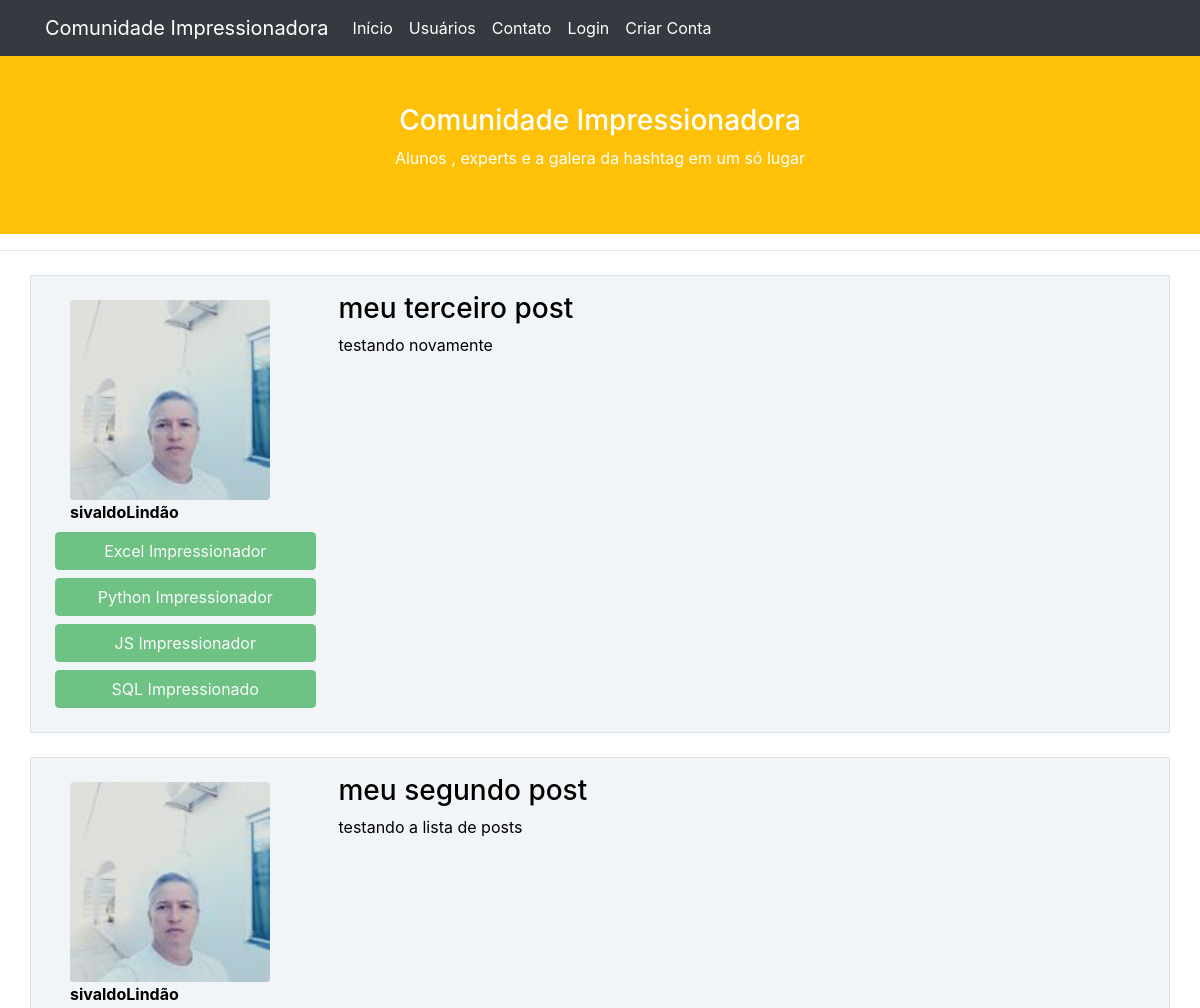
Before: / (upper part) with the older database file.
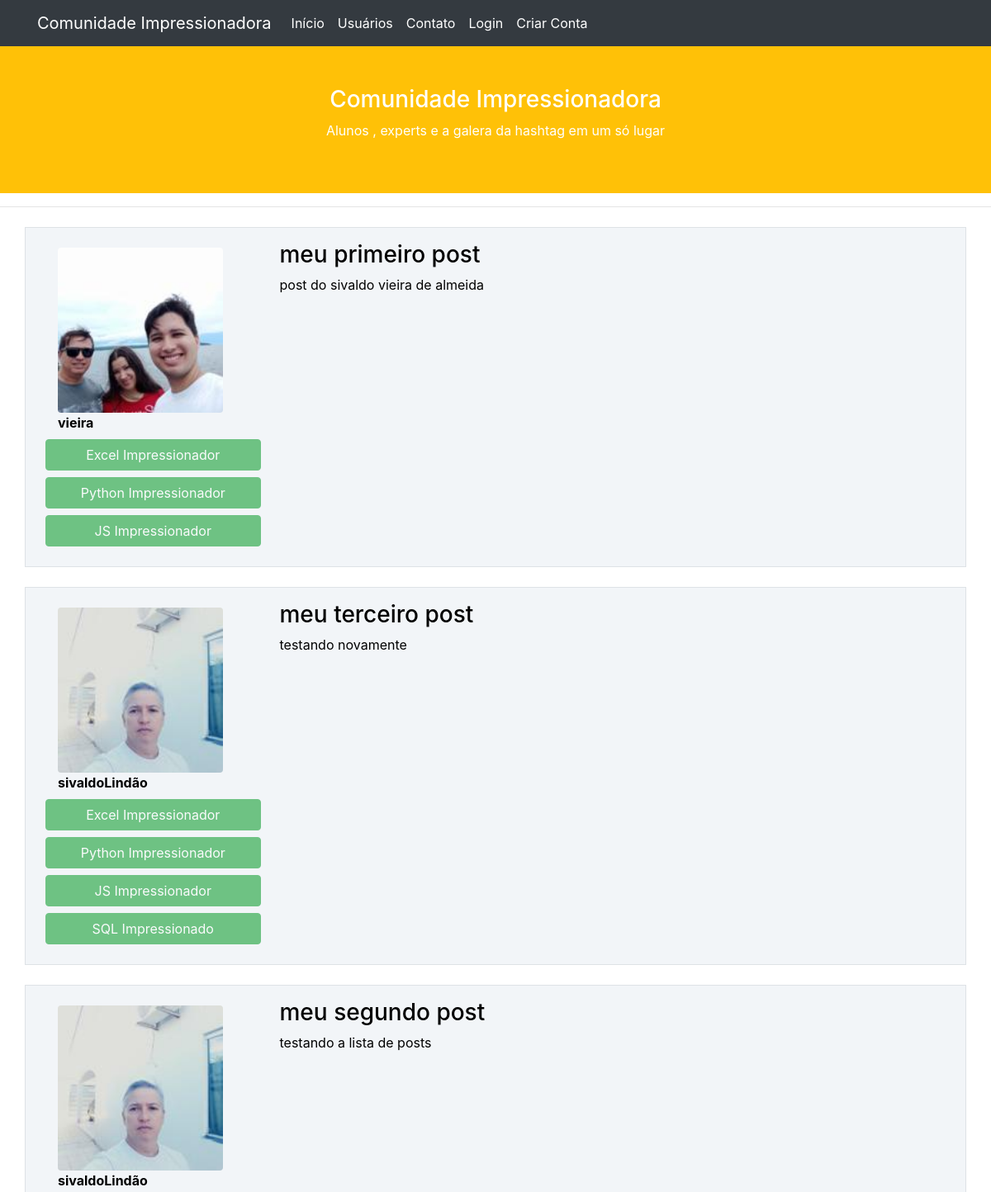
After: the same page with the newer database file.
### comunidadeimpressionadora/models.py (models this page shows)
class Post(database.Model):
     id = database.Column(database.Integer, primary_key=True)
     titulo =  database.Column(database.String, nullable=False)
     corpo =  database.Column(database.Text, nullable=False)
     data_criacao =  database.Column(database.DateTime, nullable=False, default=datetime.now)
     id_usuario = database.Column(database.Integer,
                                  database.ForeignKey('usuarios.id'),
                                  nullable=False)#relacao desta tabela com de Usuario

class Usuarios(database.Model, UserMixin):
    id = database.Column(database.Integer, primary_key=True)
    username = database.Column(database.String, nullable=False)
    email = database.Column(database.String, nullable=False, unique=True)
    senha = database.Column(database.String(80), nullable=False)
    foto_perfil = database.Column(database.String, default='default.jpg')
    posts = database.relationship('Post', backref='autor', lazy=True)
    cursos = database.Column(database.String, nullable=False, default='Não Informado')

### comunidadeimpressionadora/routes.py (the view)
@app.route('/')   #pagina de inicio
def home():
    posts = Post.query.order_by(Post.id.desc())#ordena os posts em ordem decrescente
    return render_template('home.html', posts=posts)#envia os posts  para pagina home.html

### comunidadeimpressionadora/templates/home.html
{% extends 'base.html' %}
{% block body %}
<div class="container-fluid p-5 bg-warning text-white text-center">
  <h3>Comunidade Impressionadora</h3>
  <p>Alunos , experts e a galera da hashtag em um só lugar</p>
</div>
<hr>
<div class="container mt-3">
       {% for post in posts %}
     <div class="row  border mt-4 p-3 meupost">
        <div class="col col-3  ">
              <div class="image p-2">
                  <img src="{{ url_for('static', filename='fotos_perfil/{}'.format(post.autor.foto_perfil)) }}" class="rounded" width="200" >
                    <strong>{{ post.autor.username }}</strong>
                  <div class="row justify-content-center">
                        {% for curso in post.autor.cursos.split(';') %}
                             <button type="button" class="btn btn-success mt-2 btn-block" disabled>{{ curso }}</button>
                        {% endfor %}
                </div>
              </div>
        </div>
        <div class="col col-9" >
            <h3>{{ post.titulo }}</h3>
            <p>{{ post.corpo }}</p>
        </div>
    </div>
      {% endfor %}
</div>
{% endblock %}

### comunidadeimpressionadora/templates/base.html (shortened to what this page needs)
<!DOCTYPE html>
<html lang="pt-br">
<head>
    <link rel="stylesheet" type="text/css" href="{{ url_for('static', filename='style.css') }}">
    <link rel="stylesheet" href="https://stackpath.bootstrapcdn.com/bootstrap/4.1.3/css/bootstrap.min.css">
</head>
<body>
    {% include 'navbar.html' %}
    {% block body %}
    {% endblock %}
</body>
</html>

### comunidadeimpressionadora/templates/navbar.html
<nav class="navbar navbar-expand-lg navbar-light bg-dark navbar-custom  ">
  <div class="container-fluid container ">
    <a class="navbar-brand .navbar-nav .nav-link" href="{{ url_for('home') }}">Comunidade Impressionadora</a>
    <div class="collapse navbar-collapse " id="navbarSupportedContent">
      <ul class="navbar-nav me-auto mb-2 mb-lg-0 ">
        <li class="nav-item">
          <a class="nav-link" aria-current="page" href="{{ url_for('home') }}">Início</a>
        </li>
        <li class="nav-item">
          <a class="nav-link" href="{{ url_for('usuarios') }}">Usuários</a>
        </li>
        <li class="nav-item">
          <a class="nav-link" href="{{ url_for('contato') }}">Contato</a>
        </li>
      </ul>
      <ul class="d-flex navbar-nav mr-0">
        {% if current_user.is_authenticated %}
          <li class="nav-item">
            <a class="nav-link" href="{{ url_for('criar_post') }}">Criar Post</a>
          </li>
          <li class="nav-item">
            <a class="nav-link" href="{{ url_for('perfil') }}">Meu Perfil</a>
          </li>
          <li class="nav-item">
            <a class="nav-link" href="{{ url_for('sair') }}">Sair</a>
          </li>
        {% else %}
          <li class="nav-item">
            <a class="nav-link" href="{{ url_for('login') }}">Login</a>
          </li>
          <li class="nav-item">
            <a class="nav-link" href="{{ url_for('criarConta') }}">Criar Conta</a>
          </li>
        {% endif %}
      </ul>
    </div>
  </div>
</nav>

### comunidadeimpressionadora/static/style.css (style rules this page uses)
.navbar-custom .navbar-nav .nav-link { color: white !important; }
.navbar-custom .navbar-brand { color: white !important; }
.meupost { background: #f2f5f8 !important; color: #000 !important; }
.image img { width: 200px; height: 200px; object-fit: cover; }

Changed rows visible on the page:
added Post: foto_perfil (picture), autor.username "vieira", curso "Excel Impressionador" "Python Impressionador" "JS Impressionador", titulo "meu primeiro post", corpo "post do sivaldo vieira de almeida"
